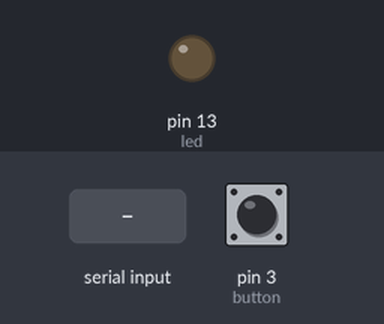
Simulated run of this sketch. Board: Arduino Uno, built with avr-gcc and run on an emulated ATmega328P. Shown: output pins drawn as LEDs (lit = HIGH). The test bench sets the inputs (shaded band); at power-on: pin 3 (button) LOW. What the sketch prints to the serial monitor is not drawn.

Above: at 1.2 s.
1.3 s: "2\n" received over Serial
At 2.1 s:
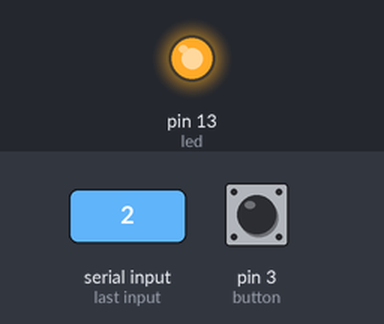
Timing chart, 0 to 4.3 s (numbered marks = the images above; inputs shaded):
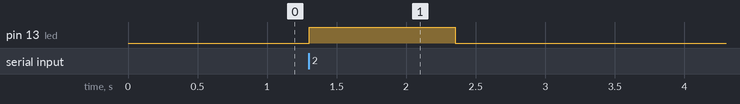

The sketch:

sender.ino
```cpp
const int button = 3;
int etat_button = 0;
int led = 13;

void setup() {
  Serial.begin(9600);
  pinMode(button, INPUT);
  pinMode(led, OUTPUT);
}

void loop() {
  etat_button = digitalRead(button); //------------------------
  if (etat_button == HIGH) {         //
    Serial.println(1);               // Partie qui envoie '1'
  }                                  // sur le port serie quand
  else {                             // on appuie sur le boutton
    Serial.println(0);               //
  }                                  //------------------------

  if (Serial.available()) {          //------------------------
    int rep = Serial.parseInt();     //
    if (rep == 2) {                  //
      digitalWrite(led, HIGH);       // Partie qui allume la
    }                                // LED quand on reçoit
    else {                           // '2' sur le port série
      digitalWrite(led, LOW);        //
    }                                //
  }                                  //------------------------
  delay(50);
}
```

Measured:
- after the input at 1.3 s, pin 13 (led): LOW → HIGH at once, → LOW 1.0 s later
